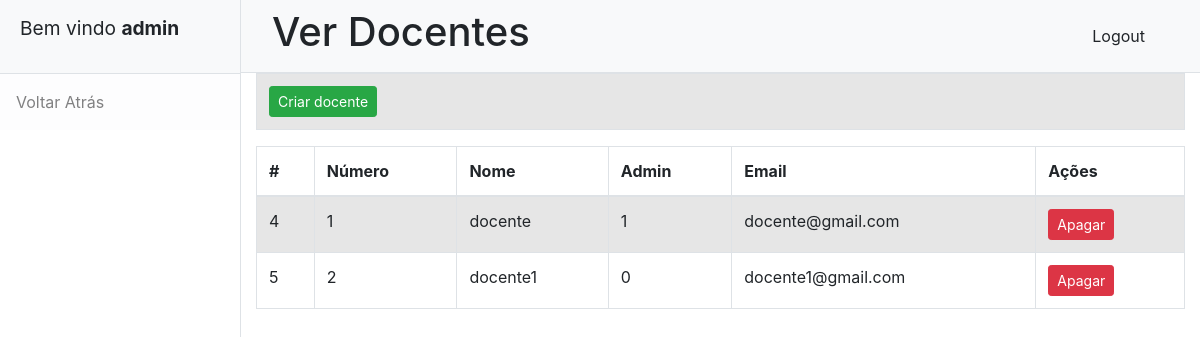
Screenshot of /PHP/Admin/viewDocentes.php (signed in) with the database file from the repository.
### tables this page shows
CREATE TABLE `docente` (
  `id` int(11) NOT NULL,
  `numero` int(11) NOT NULL,
  `nome` varchar(100) NOT NULL,
  `isAdmin` tinyint(1) NOT NULL,
  `email` varchar(255) NOT NULL,
  `autenticacao_id` int(11) NOT NULL
);

### PHP/Admin/viewDocentes.php (the view, shortened to what this page needs)
<?php
require '../../dbConnection.php';
?>
<!DOCTYPE html>
<html lang="pt">
<head>
    <link href="../../CSS/Responsavel/styles.css" rel="stylesheet" />
    <link rel="stylesheet" href="https://cdn.jsdelivr.net/npm/bootstrap@4.3.1/dist/css/bootstrap.min.css">
</head>
<body>
    <div class="d-flex" id="wrapper">
        <div class="border-end bg-white" id="sidebar-wrapper">
            <div class="sidebar-heading border-bottom bg-light">
                <?php if (isset($_SESSION['username'])): ?>
                    <p>
                        Bem vindo
                        <strong>
                            <?php echo $_SESSION['username']; ?>
                        </strong>
                    </p>
                <?php endif ?>
            </div>
            <div class="list-group list-group-flush">
                <a class="list-group-item list-group-item-action list-group-item-light p-3"
                    href="../Admin/index.php">Voltar Atrás</a>
            </div>
        </div>
        <div id="page-content-wrapper">
            <nav class="navbar navbar-expand-lg navbar-light bg-light border-bottom">
                <div class="container-fluid">
                    <h1>Ver Docentes</h1>
                            <div class="collapse navbar-collapse" id="navbarSupportedContent">
                        <ul class="navbar-nav ms-auto mt-2 mt-lg-0">
                            <li class="nav-item dropdown">
                                <a class="dropdown-item" href="../../logout.php" name="logout">Logout</a>
                            </li>
                        </ul>
                    </div>
                </div>
            </nav>
            <div class="container-fluid">
                <table class="table table-bordered table-striped">
                    <tr>
                        <td>
                            <a href="personregister.php" class="btn btn-success btn-sm">Criar docente</a>
                        </td>
                    </tr>
                </table>
                <table class="table table-bordered table-striped">
                    <thead>
                        <tr>
                            <th>#</th>
                            <th>Número</th>
                            <th>Nome</th>
                            <th>Admin</th>
                            <th>Email</th>
                            <th>Ações</th>
                        </tr>
                    </thead>
                    <tbody>
                        <?php
                        $query = "SELECT * FROM docente";
                        $query_run = mysqli_query($conn, $query);
                        if (mysqli_num_rows($query_run) > 0) {
                            foreach ($query_run as $docente) {
                                ?>
                                <tr>
                                    <td><?= $docente['id']; ?></td>
                                    <td>
                                        <?= $docente['numero']; ?>
                                    </td>
                                    <td><?= $docente['nome']; ?></td>
                                    <td><?= $docente['isAdmin']; ?></td>
                                    <td><?= $docente['email']; ?></td>
                                    <td>
                                        <form action="docenteController.php" method="POST" class="d-inline">
                                            <button type="submit" name="apagar" value="<?= $docente['id']; ?>"
                                                class="btn btn-danger btn-sm">Apagar</button>
                                        </form>
                                    </td>
                                </tr>
                                <?php
                            }
                        }
                        ?>
                    </tbody>
                </table>
            </div>
        </div>
    </div>
</body>
</html>

### rows the page displays
docente: id "4", numero "1", nome "docente", isAdmin "1", email "docente@gmail.com"
docente: id "5", numero "2", nome "docente1", isAdmin "0", email "docente1@gmail.com"

### other values shown
$_SESSION['username'] "admin"
